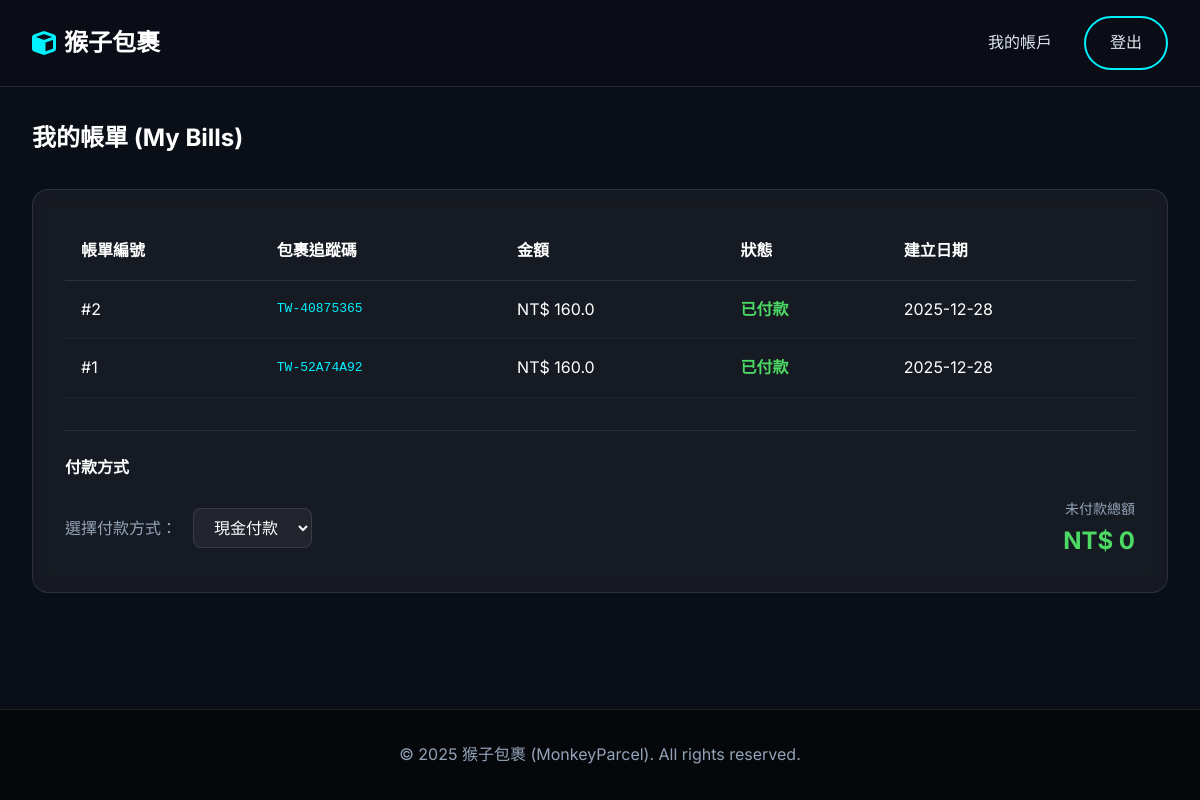
The page /my_bills (signed in) on the database as committed earlier.
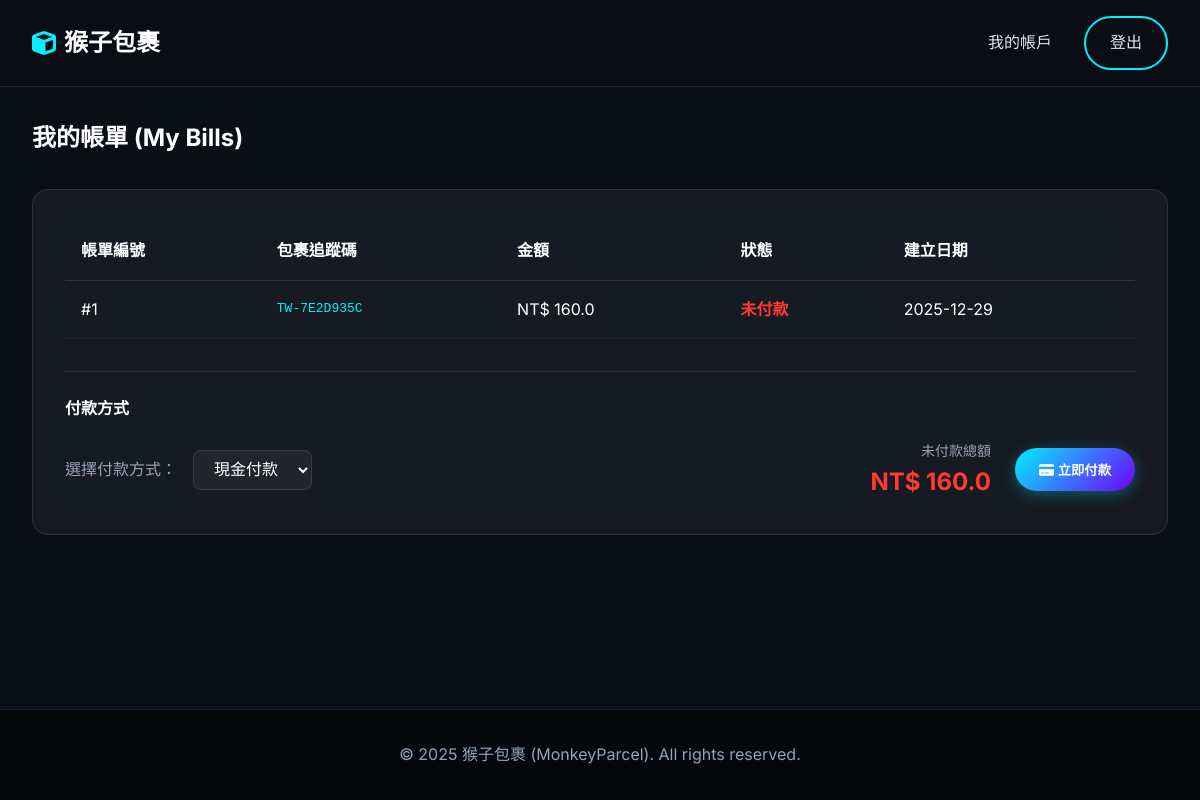
The same page on the database as committed later.
### app/models.py (models this page shows, shortened)
class Bill(Base):
    __tablename__ = 'bills'
    id: Mapped[int] = mapped_column(primary_key=True)
    customer_id: Mapped[int] = mapped_column(ForeignKey('customers.id'), nullable=False)
    package_id: Mapped[int] = mapped_column(ForeignKey('packages.id'), nullable=False, unique=True) # 每個包裹對應一個帳單
    amount: Mapped[float] = mapped_column(Float, nullable=False) # 總計金額
    is_paid: Mapped[bool] = mapped_column(Boolean, default=False) # 是否已付款
    created_at: Mapped[datetime] = mapped_column(DateTime, default=datetime.now)
    paid_at: Mapped[Optional[datetime]] = mapped_column(DateTime, nullable=True) # 付款日期
    customer: Mapped["Customer"] = relationship("Customer", back_populates="bills")
    package: Mapped["Package"] = relationship("Package", backref=backref("bill", uselist=False))
    payment_method: Mapped[Optional[PaymentMethod]] = mapped_column(Enum(PaymentMethod), nullable=True)

class Package(Base):
    __tablename__ = 'packages'
    id: Mapped[int] = mapped_column(primary_key=True)
    tracking_number: Mapped[str] = mapped_column(String(20), unique=True, nullable=False) # 物流單號
    sender_id: Mapped[int] = mapped_column(ForeignKey('customers.id'), nullable=False)
    recipient_name: Mapped[str] = mapped_column(String(100), nullable=False)
    recipient_address: Mapped[str] = mapped_column(String(200), nullable=False)
    recipient_phone: Mapped[str] = mapped_column(String(20), nullable=False)
    weight: Mapped[float] = mapped_column(Float, nullable=False) # 重量 (kg)
    width: Mapped[float] = mapped_column(Float, nullable=False)  # 寬 (cm)
    height: Mapped[float] = mapped_column(Float, nullable=False) # 高 (cm)
    length: Mapped[float] = mapped_column(Float, nullable=False) # 長 (cm)
    declared_value: Mapped[float] = mapped_column(Float, default=0.0) # 報值金額 (保險用)
    content_description: Mapped[str] = mapped_column(String(255), nullable=True) # 內容物描述
    package_type: Mapped[PackageType] = mapped_column(Enum(PackageType), default=PackageType.SMALL_BOX)
    delivery_speed: Mapped[DeliverySpeed] = mapped_column(Enum(DeliverySpeed), default=DeliverySpeed.STANDARD)
    status: Mapped[PackageStatus] = mapped_column(Enum(PackageStatus), default=PackageStatus.CREATED)
    is_hazardous: Mapped[bool] = mapped_column(Boolean, default=False)   # 易燃物/危險品
    is_fragile: Mapped[bool] = mapped_column(Boolean, default=False)     # 易碎品
    is_international: Mapped[bool] = mapped_column(Boolean, default=False) # 國際件
    created_at: Mapped[datetime] = mapped_column(DateTime, default=datetime.now) # 寄件時間
    estimated_delivery: Mapped[datetime] = mapped_column(DateTime, nullable=True) # 預計抵達時間
    shipping_cost: Mapped[float] = mapped_column(Float, default=0.0) # 運費金額
    sender: Mapped["Customer"] = relationship("Customer", back_populates="packages", foreign_keys=[sender_id])
    tracking_events: Mapped[List["TrackingEvent"]] = relationship("TrackingEvent", back_populates="package", cascade="all, delete-orphan")
    assigned_driver_id: Mapped[Optional[int]] = mapped_column(ForeignKey('users.id'), nullable=True)
    assigned_driver: Mapped[Optional["User"]] = relationship("User", foreign_keys=[assigned_driver_id])

### app/routes.py (the view)
@main.route('/my_bills')
@login_required
def my_bills():
    if session['user_role'] != 'customer':
        return "Unauthorized", 403
    bills = db.session.execute(
        db.select(models.Bill).filter_by(customer_id=session['user_id']).order_by(models.Bill.created_at.desc())
    ).scalars().all()
    user = db.session.get(models.Customer, session['user_id'])
    total_unpaid = sum(bill.amount for bill in bills if not bill.is_paid)
    return render_template('my_bills.html', bills=bills, balance=user.balance, customer=user, total_unpaid=total_unpaid)

### app/routes.py (called while the page is built)
def login_required(f):
    @wraps(f)
    def decorated_function(*args, **kwargs):
        if 'user_id' not in session:
            return redirect(url_for('main.login'))
        return f(*args, **kwargs)
    return decorated_function

### app/templates/my_bills.html (shortened to what the changed rows need)
{% extends "base.html" %}
{% block content %}
<div class="container">
    <h2 style="margin-bottom: 2rem;">我的帳單 (My Bills)</h2>
    <div class="card">
        {% if bills %}
        <table style="width: 100%; border-collapse: collapse; color: #fff;">
            <thead>
                <tr style="border-bottom: 1px solid var(--border-color); text-align: left;">
                    <th style="padding: 1rem;">帳單編號</th>
                    <th style="padding: 1rem;">包裹追蹤碼</th>
                    <th style="padding: 1rem;">金額</th>
                    <th style="padding: 1rem;">狀態</th>
                    <th style="padding: 1rem;">建立日期</th>
                </tr>
            </thead>
            <tbody>
                {% for bill in bills %}
                <tr style="border-bottom: 1px solid rgba(255,255,255,0.05);">
                    <td style="padding: 1rem;">#{{ bill.id }}</td>
                    <td style="padding: 1rem; font-family: monospace;">
                        <a href="{{ url_for('main.tracking_result', tracking_number=bill.package.tracking_number) }}"
                            style="color: var(--primary-color);">
                            {{ bill.package.tracking_number }}
                        </a>
                    </td>
                    <td style="padding: 1rem;">NT$ {{ bill.amount }}</td>
                    <td style="padding: 1rem;">
                        {% if bill.is_paid %}
                        <span style="color: #4cd964; font-weight: bold;">已付款</span>
                        {% else %}
                        <span style="color: #ff3b30; font-weight: bold;">未付款</span>
                        {% endif %}
                    </td>
                    <td style="padding: 1rem;">{{ bill.created_at.strftime('%Y-%m-%d') }}</td>
                </tr>
                {% endfor %}
            </tbody>
        </table>
        <div style="margin-top: 2rem; padding-top: 1.5rem; border-top: 1px solid var(--border-color);">
            {% if customer.customer_type.name == 'CONTRACT' %}
            <div
                style="display: flex; align-items: center; justify-content: space-between; padding: 1rem; background: rgba(76, 217, 100, 0.1); border-radius: 8px; border: 1px solid rgba(76, 217, 100, 0.3); flex-wrap: wrap; gap: 1rem;">
                <div style="display: flex; align-items: center; gap: 0.5rem;">
                    <i class="fas fa-building" style="color: #4cd964;"></i>
                    <span style="font-weight: 600; color: #4cd964;">月結帳戶</span>
                    <span style="color: var(--text-muted); margin-left: 0.5rem;">所有帳單將於月底統一結算</span>
                </div>
                <div style="display: flex; align-items: center; gap: 0.5rem;">
                    <i class="fas fa-wallet" style="color: #4cd964;"></i>
                    <span style="color: var(--text-muted);">帳戶餘額：</span>
                    <span
                        class="{{ 'text-danger-custom' if total_unpaid > customer.balance else 'text-success-custom' }}"
                        style="font-weight: 600; font-size: 1.1rem;">NT$
                        {{ customer.balance }}</span>
                </div>
                {% if total_unpaid > customer.balance %}
                <div
                    style="flex-basis: 100%; margin-top: 0.5rem; padding-top: 0.5rem; border-top: 1px solid rgba(255, 59, 48, 0.3); color: #ff3b30;">
                    <i class="fas fa-exclamation-circle"></i>
                    <span style="font-weight: 600;">餘額不足，請加值</span>
                    <span style="font-size: 0.9rem; opacity: 0.8;">(未付款總額: NT$ {{ total_unpaid }})</span>
                </div>
                {% endif %}
            </div>
            {% else %}
            <form action="{{ url_for('main.pay_all_bills') }}" method="POST">
                <div
                    style="display: flex; align-items: center; justify-content: space-between; flex-wrap: wrap; gap: 1rem;">
                    <div style="display: flex; align-items: center; gap: 1rem; flex-wrap: wrap;">
                        <label style="color: var(--text-muted);">選擇付款方式：</label>
                        <select name="method" id="paymentMethod" class="form-control"
                            style="width: auto; padding: 0.5rem 1rem;">
                            <option value="CASH">現金付款</option>
                        </select>
                    </div>
                    <div style="display: flex; align-items: center; gap: 1.5rem;">
                        <div style="text-align: right;">
                            <span style="color: var(--text-muted); font-size: 0.875rem;">未付款總額</span>
                            <div class="{{ 'text-danger-custom' if total_unpaid > 0 else 'text-success-custom' }}"
                                style="font-size: 1.5rem; font-weight: 700;">
                                NT$ {{ total_unpaid }}
                            </div>
                        </div>
                        {% if total_unpaid > 0 %}
                        <button type="submit" class="btn btn-primary" style="padding: 0.75rem 1.5rem;">
                            <i class="fas fa-credit-card"></i> 立即付款
                        </button>
                        {% endif %}
                    </div>
                </div>
            </form>
            {% endif %}
        </div>
        {% else %}
        <div style="text-align: center; padding: 2rem;">
            <p style="color: var(--text-muted);">目前沒有帳單。</p>
            <a href="{{ url_for('main.create_package') }}" class="btn btn-primary">寄送包裹</a>
        </div>
        {% endif %}
    </div>
</div>
{% endblock %}

Rows that differ between the two databases and show on the page:
removed Bill: id "2", package.tracking_number "TW-40875365", amount "160.0", is_paid "已付款", created_at "2025-12-28"
changed Bill id 1: package.tracking_number "TW-52A74A92" → "TW-7E2D935C"; created_at "2025-12-28" → "2025-12-29"; is_paid "已付款" → "未付款"
Other text that changed with them:
{{ total_unpaid }}: "0" → "160.0"
text now shown: "立即付款"
